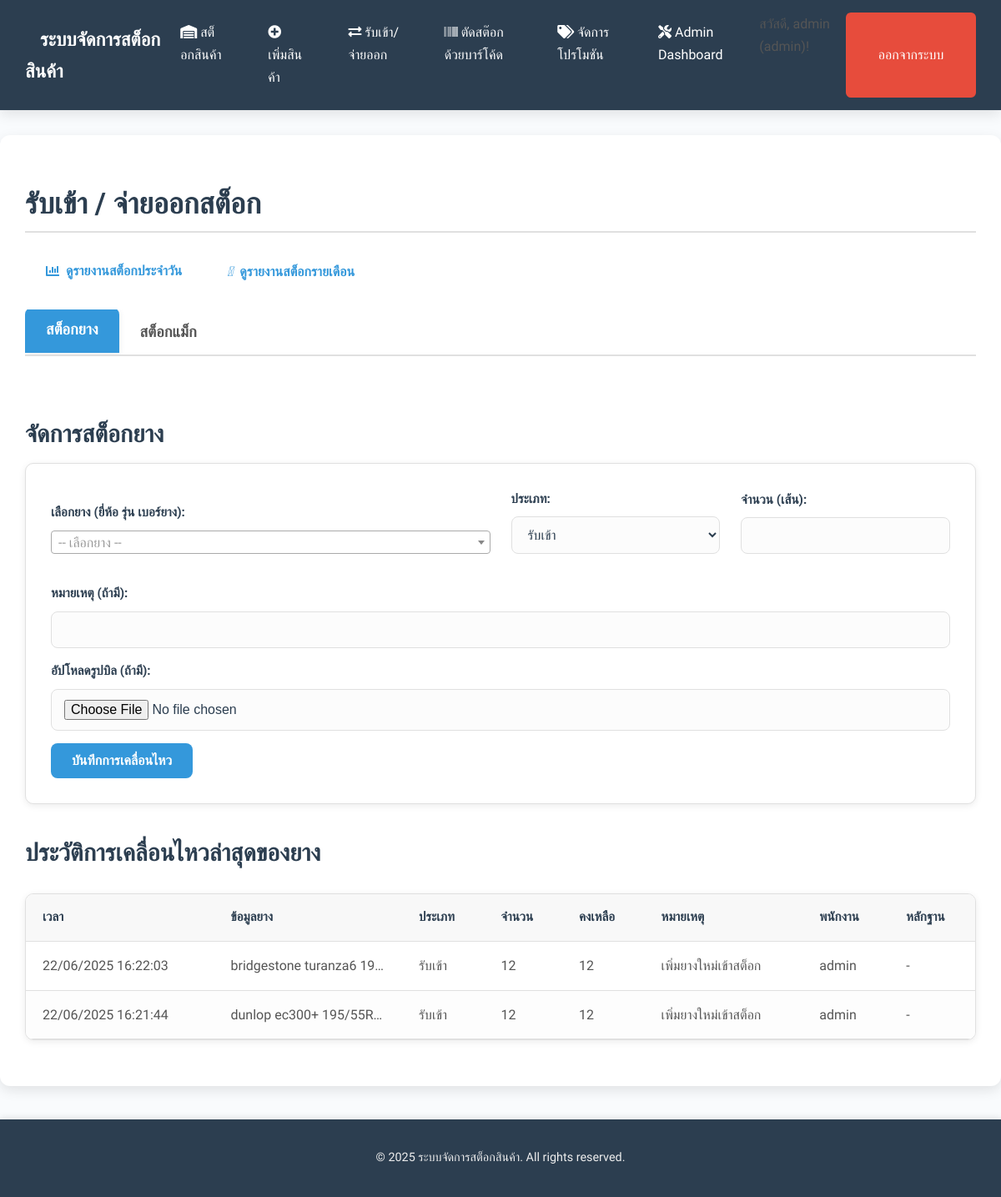
Before: /stock_movement (signed in) with the older database file.
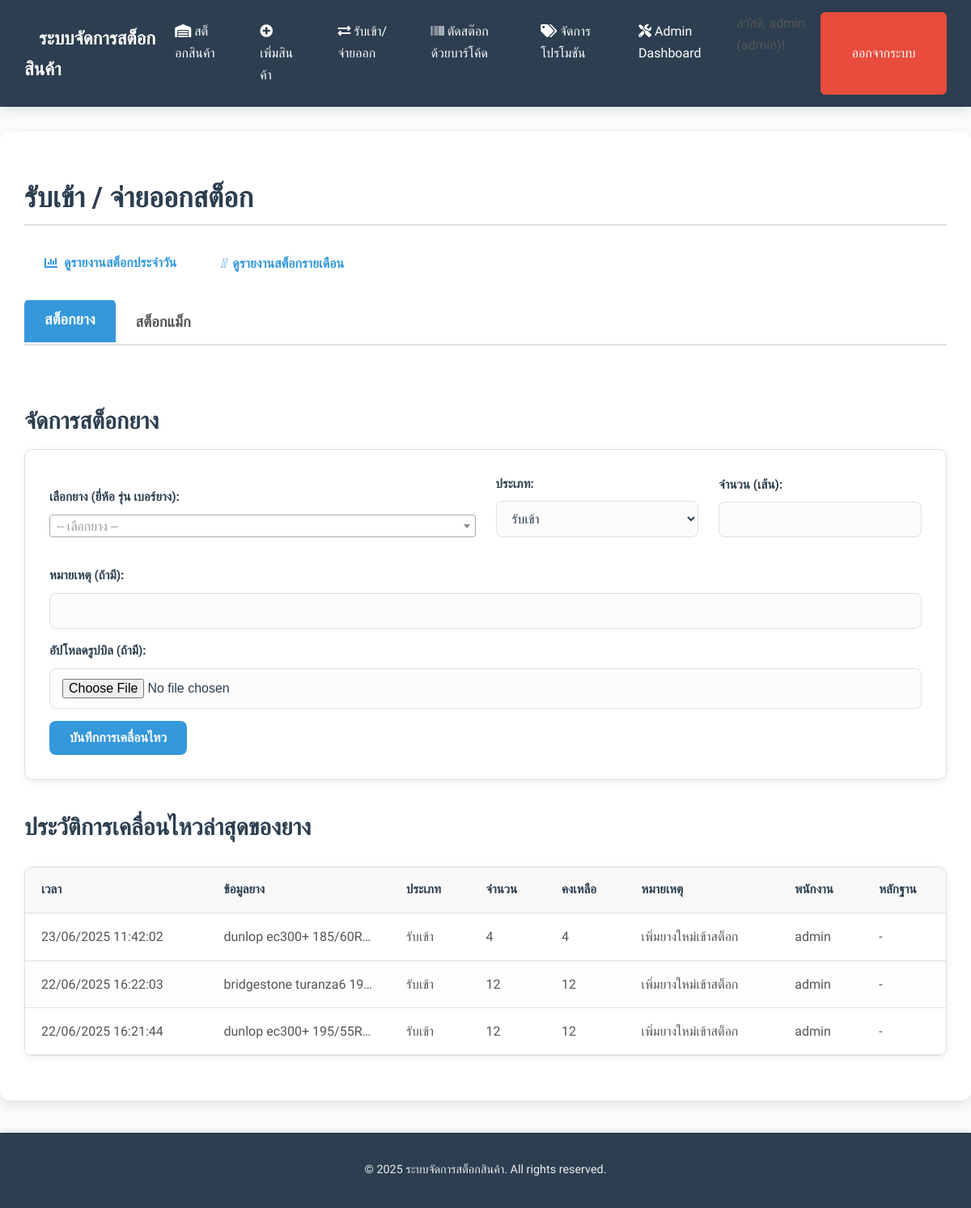
After: the same page with the newer database file.
### tables this page shows
CREATE TABLE users (
                id INTEGER PRIMARY KEY AUTOINCREMENT,
                username TEXT UNIQUE NOT NULL,
                password TEXT NOT NULL,
                role TEXT NOT NULL DEFAULT 'viewer'
            );

CREATE TABLE tire_movements (
                id INTEGER PRIMARY KEY AUTOINCREMENT,
                tire_id INTEGER NOT NULL,
                timestamp TEXT NOT NULL,
                type TEXT NOT NULL,
                quantity_change INTEGER NOT NULL,
                remaining_quantity INTEGER NOT NULL,
                notes TEXT,
                image_filename TEXT NULL,
                user_id INTEGER NULL,
                FOREIGN KEY (tire_id) REFERENCES tires(id), -- ไม่มี ON DELETE CASCADE
                FOREIGN KEY (user_id) REFERENCES users(id)
            );

CREATE TABLE tires (
                id INTEGER PRIMARY KEY AUTOINCREMENT,
                brand TEXT NOT NULL,
                model TEXT NOT NULL,
                size TEXT NOT NULL,
                quantity INTEGER DEFAULT 0,
                cost_sc REAL NULL, 
                cost_dunlop REAL NULL,
                cost_online REAL NULL,
                wholesale_price1 REAL NULL,
                wholesale_price2 REAL NULL,
                price_per_item REAL NOT NULL,
                promotion_id INTEGER NULL,
                year_of_manufacture INTEGER NULL,
                is_deleted BOOLEAN DEFAULT 0, -- ADDED FOR SOFT DELETE
                UNIQUE(brand, model, size),
                FOREIGN KEY (promotion_id) REFERENCES promotions(id) ON DELETE SET NULL
            );

### app.py (the view, shortened to what this page needs)
@app.route('/stock_movement', methods=('GET', 'POST'))
@login_required
def stock_movement():
    if not current_user.can_edit():
        flash('คุณไม่มีสิทธิ์ในการจัดการการเคลื่อนไหวสต็อก', 'danger')
        return redirect(url_for('index'))
    conn = get_db()
    tires = database.get_all_tires(conn)
    wheels = database.get_all_wheels(conn)
    active_tab = request.args.get('tab', 'tire_movements')
    tire_movements_query = """
        SELECT tm.*, t.brand, t.model, t.size, u.username AS user_username
        FROM tire_movements tm
        JOIN tires t ON tm.tire_id = t.id
        LEFT JOIN users u ON tm.user_id = u.id
        ORDER BY tm.timestamp DESC LIMIT 50
    """
    if "psycopg2" in str(type(conn)):
        cursor_tire = conn.cursor()
        cursor_tire.execute(tire_movements_query)
        tire_movements_history_raw = cursor_tire.fetchall()
    else:
        tire_movements_history_raw = conn.execute(tire_movements_query).fetchall()
    processed_tire_movements_history = []
    for movement in tire_movements_history_raw:
        movement_data = dict(movement)
        movement_data['timestamp'] = convert_to_bkk_time(movement_data['timestamp'])
        processed_tire_movements_history.append(movement_data)
    tire_movements_history = processed_tire_movements_history
    wheel_movements_query = """
        SELECT wm.*, w.brand, w.model, w.diameter, u.username AS user_username
        FROM wheel_movements wm
        JOIN wheels w ON wm.wheel_id = w.id
        LEFT JOIN users u ON wm.user_id = u.id
        ORDER BY wm.timestamp DESC LIMIT 50
    """
    if "psycopg2" in str(type(conn)):
        cursor_wheel = conn.cursor()
        cursor_wheel.execute(wheel_movements_query)
        wheel_movements_history_raw = cursor_wheel.fetchall()
    else:
        wheel_movements_history_raw = conn.execute(wheel_movements_query).fetchall()
    processed_wheel_movements_history = []
    for movement in wheel_movements_history_raw:
        movement_data = dict(movement)
        movement_data['timestamp'] = convert_to_bkk_time(movement_data['timestamp'])
        processed_wheel_movements_history.append(movement_data)
    wheel_movements_history = processed_wheel_movements_history
    return render_template('stock_movement.html',
                           tires=tires,
                           wheels=wheels,
                           active_tab=active_tab,
                           tire_movements=tire_movements_history,
                           wheel_movements=wheel_movements_history)

### app.py (called while the page is built)
def get_db():
    if 'db' not in g:
        g.db = database.get_db_connection()
    return g.db

def get_bkk_time():
    return datetime.now(BKK_TZ)

def convert_to_bkk_time(timestamp_obj):
    if timestamp_obj is None:
        return None
    if isinstance(timestamp_obj, str):
        try:
            dt_obj = datetime.fromisoformat(timestamp_obj)
        except ValueError:
            return None
    elif isinstance(timestamp_obj, datetime):
        dt_obj = timestamp_obj
    else:
        return None # Not a datetime object or string
    if dt_obj.tzinfo is None:
        dt_obj = pytz.utc.localize(dt_obj)
    return dt_obj.astimezone(BKK_TZ)

@app.context_processor
def inject_global_data():
    return dict(get_bkk_time=get_bkk_time)

@login_manager.user_loader
def load_user(user_id):
    conn = get_db()
    return database.User.get(conn, user_id)

### database.py (called while the page is built)
    @staticmethod
    def get(conn, user_id):
        cursor = conn.cursor()
        if "psycopg2" in str(type(conn)):
            cursor.execute("SELECT id, username, password, role FROM users WHERE id = %s", (user_id,))
        else:
            cursor.execute("SELECT id, username, password, role FROM users WHERE id = ?", (user_id,))
        user_data = cursor.fetchone()
        if user_data:
            if isinstance(user_data, sqlite3.Row):
                user_data = dict(user_data)
            return User(user_data['id'], user_data['username'], user_data['password'], user_data['role'])
        return None

    def can_edit(self):
        return self.role in ['admin', 'editor']

### templates/stock_movement.html (shortened to what this page needs)
{% extends 'base.html' %}
{% block content %}
<h2>รับเข้า / จ่ายออกสต็อก</h2>
<a href="{{ url_for('daily_stock_report') }}" class="btn btn-info" style="margin-bottom: 20px;"><i class="fas fa-chart-bar"></i> ดูรายงานสต็อกประจำวัน</a>
<a href="{{ url_for('summary_stock_report') }}" class="btn btn-info" style="margin-bottom: 20px;"><i class="fa-solid fa-calendar"></i> ดูรายงานสต็อกรายเดือน</a>
<div class="tabs">
    <button class="tab-button active" data-tab="tire_movements">สต็อกยาง</button>
    <button class="tab-button" data-tab="wheel_movements">สต็อกแม็ก</button>
</div>
<div id="tire_movements" class="tab-content {{ 'active' if active_tab == 'tire_movements' }}">
    <h3>จัดการสต็อกยาง</h3>
    <div class="form-section">
        <form action="{{ url_for('stock_movement') }}" method="post" enctype="multipart/form-data">
            <div class="form-row">
                <div class="form-group half-width">
                    <label for="tire_id">เลือกยาง (ยี่ห้อ รุ่น เบอร์ยาง):</label>
                </div>
                <div class="form-group quarter-width">
                    <label for="type">ประเภท:</label>
                    <select id="type" name="type" required>
                        <option value="IN">รับเข้า</option>
                    </select>
                </div>
                <div class="form-group quarter-width">
                    <label for="quantity">จำนวน (เส้น):</label>
                    <input type="number" id="quantity" name="quantity" min="1" required>
                </div>
            </div>
            <div class="form-group">
                <label for="notes">หมายเหตุ (ถ้ามี):</label>
                <input type="text" id="notes" name="notes">
            </div>
			<div class="form-group">
            <label for="tire_bill_image">อัปโหลดรูปบิล (ถ้ามี):</label>
            <input type="file" id="tire_bill_image" name="bill_image" accept="image/*">
        </div>
        <button type="submit" class="btn btn-primary">บันทึกการเคลื่อนไหว</button>
    </form>
</div>
    <h3>ประวัติการเคลื่อนไหวล่าสุดของยาง</h3>
    {% if tire_movements %}
        <div class="table-responsive">
            <table>
                 <thead>
                <tr>
                    <th>เวลา</th>
                    <th>ข้อมูลยาง</th>
                    <th>ประเภท</th>
                    <th>จำนวน</th>
                    <th>คงเหลือ</th>
                    <th>หมายเหตุ</th>
                    <th>พนักงาน</th>
                    <th>หลักฐาน</th>
                </tr>
            </thead>
                <tbody>
                    {% for movement in tire_movements %}
                    <tr>
                        <td>{{ movement.timestamp.strftime('%d/%m/%Y %H:%M:%S') }}</td>
                        <td>{{ movement.brand }} {{ movement.model }} {{ movement.size }}</td>
                        <td>{{ 'รับเข้า' if movement.type == 'IN' else 'จ่ายออก' }}</td>
                        <td>{{ movement.quantity_change }}</td>
                        <td>{{ movement.remaining_quantity }}</td>
                        <td>
                            {% if movement.notes %}
                                {{ movement.notes }}
                            {% else %}
                                -
                            {% endif %}
                        </td>
                        <td>{{ movement.user_username if movement.user_username else '-' }}</td>
                        <td>
                            {% if movement.image_filename %}
                                <a href="{{ movement.image_filename }}" target="_blank">ดูบิล</a>
                            {% else %}
                                -
                            {% endif %}
                        </td>
                    </tr>
                {% endfor %}
                </tbody>
            </table>
        </div>
    {% else %}
        <p>ยังไม่มีประวัติการเคลื่อนไหวของยาง</p>
    {% endif %}
</div>
{% endblock %}

### templates/base.html (shortened to what this page needs)
<!DOCTYPE html>
<html lang="th">
<head>
    <link rel="stylesheet" href="https://cdnjs.cloudflare.com/ajax/libs/font-awesome/5.15.4/css/all.min.css">
    <link rel="stylesheet" href="{{ url_for('static', filename='style.css') }}">
    <link href="{{ url_for('static', filename='lib/select2/select2.min.css') }}" rel="stylesheet" />
</head>
<body>
    <nav class="navbar">
        <div class="navbar-brand">
            <a href="{{ url_for('index') }}">ระบบจัดการสต็อกสินค้า</a>
        </div>
        <div class="navbar-links">
            <a href="{{ url_for('index') }}"><i class="fas fa-warehouse"></i> สต็อกสินค้า</a>
            <a href="{{ url_for('add_item') }}"><i class="fas fa-plus-circle"></i> เพิ่มสินค้า</a>
            <a href="{{ url_for('stock_movement') }}"><i class="fas fa-exchange-alt"></i> รับเข้า/จ่ายออก</a>
            <a href="{{ url_for('barcode_scanner_page') }}"><i class="fas fa-barcode"></i> ตัดสต๊อกด้วยบาร์โค้ด</a>
            {% if current_user.is_authenticated and current_user.username == 'admin' %}
            <a href="{{ url_for('promotions') }}"><i class="fas fa-tags"></i> จัดการโปรโมชัน</a>
                {% endif %}
            {% if current_user.is_authenticated %}
                {% if current_user.is_authenticated and current_user.username == 'admin' %}
                    <a href="{{ url_for('admin_dashboard') }}"><i class="fas fa-tools"></i> Admin Dashboard</a>
                {% endif %}
                <span class="user-info">สวัสดี, {{ current_user.username }} ({{ current_user.role }})!</span>
                <a href="{{ url_for('logout') }}" class="btn btn-danger">ออกจากระบบ</a>
            {% else %}
                <a href="{{ url_for('login') }}" class="btn btn-danger">เข้าสู่ระบบ</a>
            {% endif %}
        </div>
    </nav>
    <div class="container">
        {% block content %}{% endblock %}
    </div>
    <footer>
        <p>&copy; {{ get_bkk_time().year }} ระบบจัดการสต็อกสินค้า. All rights reserved.</p>
    </footer>
</body>
</html>

Changed rows visible on the page:
added tire_movements: timestamp "23/06/2025 11:42:02", brand "dunlop", model "ec300+", size "185/60R…", type "รับเข้า", quantity_change "4", remaining_quantity "4", notes "เพิ่มยางใหม่เข้าสต็อก", username "admin"
